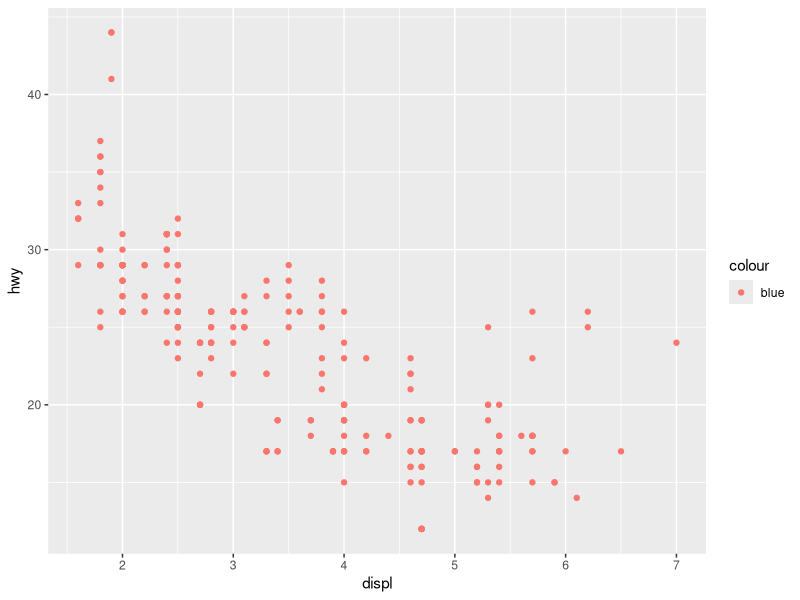
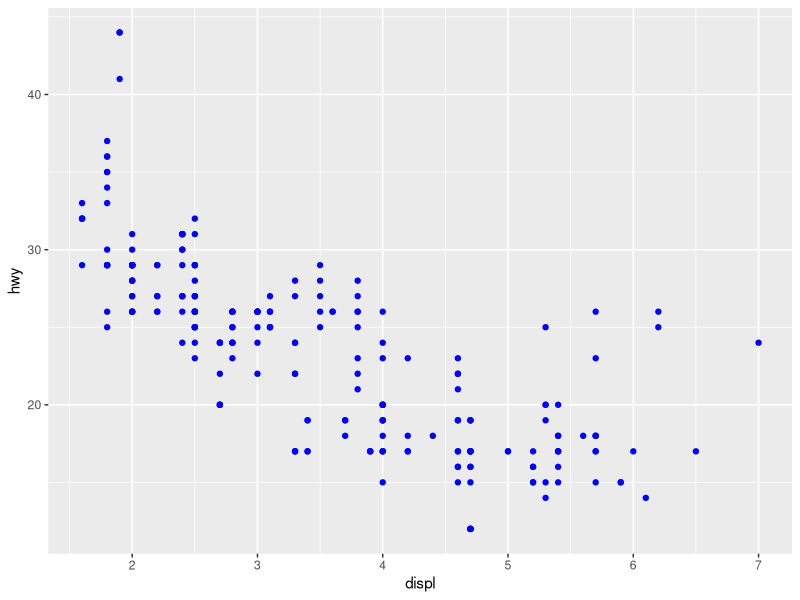
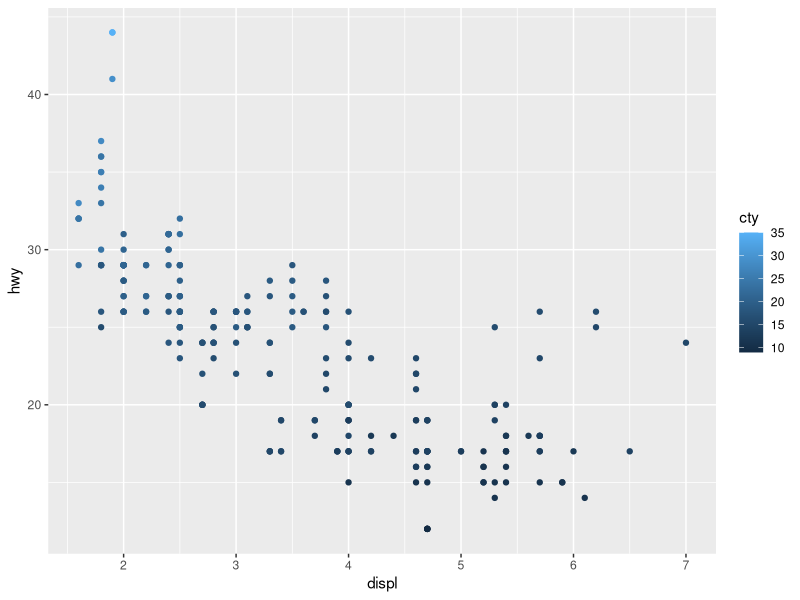
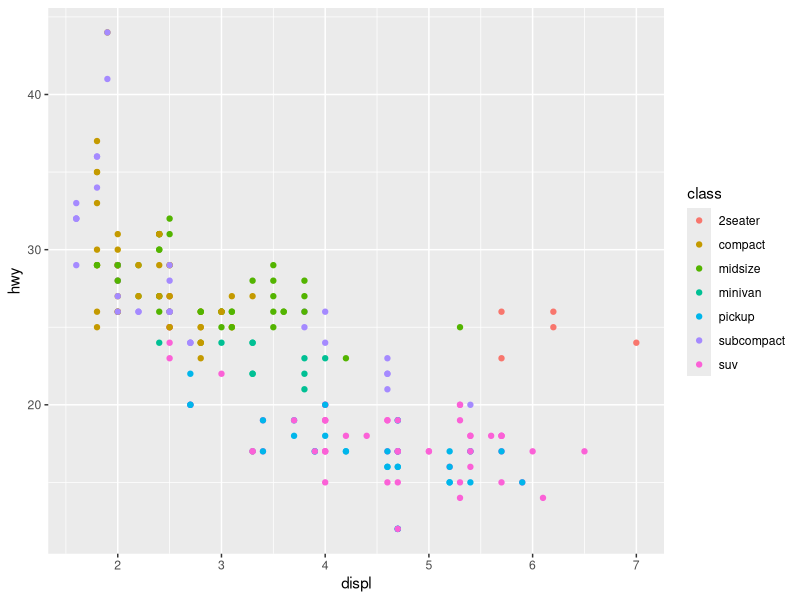

Write the R code that produced these figures, in order. (Note: this script raises an error after producing the figures.)
#Day 4 Exercises
library(tidyverse)

########################################################################
#Exercise 3.3.1 #1 - What's gone wrong with this code? Why are the points
#not blue?
########################################################################
ggplot(data = mpg) + 
  geom_point(mapping = aes(x = displ, y = hwy, color = "blue"))

ggplot(data = mpg) + 
  geom_point(mapping = aes(x = displ, y = hwy), color = "blue")

#Answer - The parameter color is inside the asesthetic makes this code wrong
#, it should be outside of the aesthetic function. The points are not blue, 
#since the code is not changing information about the appearance of the variable.
#When it is outside the aesthetic function, we can set the appearance to change.

########################################################################
#Exercise 3.3.1 #2 - Which variables in mpg are categorical? Which variables
#are continuous? How can you see this information when you run mpg?
########################################################################
?mpg
mpg
#Answer - Continuous variables are cty, hwy, cyl, and displ. The categorical
#variables are manufacturer, model, year, trans, drv, fl, and class. When we
#run mpg we can see the information about data type of each of the variables
#continuous variables are always numerical so if the data type is int or double
#in most cases we can assume that this is a continuous variable. Variables that
#are strings or characters would be categorical.

########################################################################
#Exercise 3.3.1 #3 - Map a continuous variable to color, size, and shape.
#How do these aesthetics behave differently for categorical vs. continuous
#variables?
########################################################################
ggplot(data = mpg) + 
  geom_point(mapping = aes(x = displ, y = hwy, color = cty))

ggplot(data = mpg) + 
  geom_point(mapping = aes(x = displ, y = hwy, color = class))

ggplot(data = mpg) + 
  geom_point(mapping = aes(x = displ, y = hwy, shape = cty))

ggplot(data = mpg) + 
  geom_point(mapping = aes(x = displ, y = hwy, shape = class))

ggplot(data = mpg) + 
  geom_point(mapping = aes(x = displ, y = hwy, size = cty))

ggplot(data = mpg) + 
  geom_point(mapping = aes(x = displ, y = hwy, size = class))

#Answer - Color
#For a continuous variable color is represented through different shades of a 
#color since there are many values assigned to a continuous varible. For a 
#categorical variable on the other hand, each possible value has it's own unique
#value that is different from the rest. Both of the graphs show the difference
#in color assignments for continuous and categorical variables. 
#Shape
#Continuous variables cannot be mapped to shape since there are way too many variables
#and not enough shapes to represent them. Categorical variables can normally be 
#represented by different shapes as long as there are only a limited amount of discrete
#values that can each be represented by unique shapes.
#Size
#Differences in continuous variables can easily be seen by different sized plots, but 
#for categorical variables this method is usually not recommended since the size
#does not have a significant meaning to what it represents. 

########################################################################
#Exercise 3.5.1 #1 - What happens if you facet on a continuous variable?
########################################################################
ggplot(data = mpg) + 
  geom_point(mapping = aes(x = displ, y = hwy), color = "blue") +
  facet_wrap(~ cty)

#Answer - When you facet on a continuous variable it makes it harder to see 
#the data. Since continuous variables can be an infinite amount of values
#there would be a possibility of there being a very large number of plots
#which would not be an efficient way to view the data. The other thing is that
#the datapoints each have different frequency, so faceting may not be useful if 
#for some plots there are many points and for others there are very few. 

########################################################################
#Exercise 3.5.1 #4 - What are the advantages to using faceting instead of
#the color aesthetic? What are the disadvantages? How might the balance
#change if you had a larger dataset?
########################################################################
ggplot(data = mpg) + 
  geom_point(mapping = aes(x = displ, y = hwy)) + 
  facet_wrap(~ class, nrow = 2)

#Answer - The advantages to using faceting instead of the color aesthetic
#are that if there are values that are overlapping then with color we would
#not easily be able to see them since the points would cover each other. A 
#disadvantage is that by separating each plot may need it's own scale to properly
#view information about the dataset but that would be hard to do for each plot.
#If we had a larger dataset in cases in which there is a lot of overlap it would
#be harder to see each of the points. Another disadvantage is that if there is a
#larger dataset then faceting can also be at a disadvantaged since there may be
#too many separate plots to be able to make a comparison. In a larger dataset, both
#color aesthetic and faceting can have disadvantages and advantages depending
#on what we want to see from the data.

########################################################################
#Exercise 3.6.1 #5 - Will these 2 graphs look different? Why/why not?
########################################################################
ggplot(data = mpg, mapping = aes(x = displ, y = hwy)) + 
  geom_point() + 
  geom_smooth()

ggplot() + 
  geom_point(data = mpg, mapping = aes(x = displ, y = hwy)) + 
  geom_smooth(data = mpg, mapping = aes(x = displ, y = hwy))
#Answer - The 2 graphs will be exactly the same since they are defining
#each of the variables to be graphed in the same exact way. The first 
#code does it globally while the second one does it locally, however
#both commands are telling it to graph the same thing, which is have
#displ on the x-axis, hwy on the y-axis, and find a smooth line that 
#fits the data. 

########################################################################
#Exercise 3.6.1 #6 - Recreate the R code necessary to generate the following graphs.
########################################################################
ggplot(data = mpg, mapping = aes(x = displ, y = hwy)) + 
  geom_point() + 
  geom_smooth(se = FALSE)

ggplot(data = mpg, mapping = aes(x = displ, y = hwy, group = drv)) + 
  geom_point() + 
  geom_smooth(se = FALSE)

ggplot(dat = mpg, mapping = aes(x = displ, y = hwy, group = drv, color = drv)) + 
  geom_point() + 
  geom_smooth(se = FALSE)

ggplot(data = mpg) + 
  geom_point(mapping = aes(x = displ, y = hwy, color = drv)) +
  geom_smooth(mapping = aes(x = displ, y = hwy), se = FALSE)

ggplot(data = mpg) + 
  geom_point(mapping = aes(x = displ, y = hwy, color = drv)) + 
  geom_smooth(mapping = aes(x = displ, y = hwy, linetype = drv), se = FALSE)

ggplot(data = mpg) + 
  geom_point(mapping = aes(x = displ, y = hwy), color = "white", size = 4) + 
  geom_point(mapping = aes(x = displ, y = hwy, color = drv))

########################################################################
#Exercise 3.8.1 #1 - What is the problem with this plot? How could you
#improve it?
########################################################################
ggplot(data = mpg, mapping = aes(x = cty, y = hwy)) + 
  geom_point()
#Answer - The problem with this plot is that there is overplotting, so 
#we are not able to see all of the points in the graph. To improve it we 
#can add the jitter function that will add some random noise and make it
#easier to see each point.

ggplot(data = mpg, mapping = aes(x = cty, y = hwy)) + 
  geom_point(position = "jitter") 

########################################################################
#Exercise 3.8.1 #2 - What parameters to geom_jitter() control the 
#amount of jittering?
########################################################################
?position_jitter
#Answer - The width and height parameters control the amount of vertical 
#and horizontal jitter respectively. 
